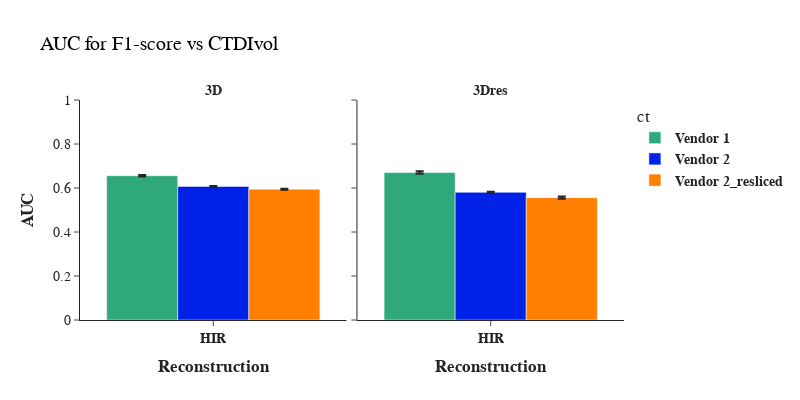

The cell this chart's notebook holds for it:
### Code cell
aucs_df_mean_plot = aucs_df_mean[aucs_df_mean["reco+kernel"].isin([ "HIR"]) ]
aucs_df_mean_plot = aucs_df_mean_plot[aucs_df_mean_plot["network"].isin(["<b>3D", "<b>3Dres"])]
aucs_df_mean_plot = aucs_df_mean_plot[aucs_df_mean_plot["ct"].isin(["<b>Vendor 1", "<b>Vendor 2", "<b>Vendor 2_resliced"])]

fig = px.bar(aucs_df_mean_plot, x="reco+kernel", y="AUC_mean", error_y="AUC_std", color="ct", 
       title="AUC for F1-score vs CTDIvol", template="simple_white", range_y=[0,1], facet_col="network",
       category_orders={"reco+kernel": ["FBP", "HIR", "MBIR", "DLR"],
                        "ct": ["<b>Vendor 1", "<b>Vendor 2"],
                        "network": ["<b>3D", "<b>3Dres"]}, barmode="group",
                        color_discrete_sequence=["#2FA97C", "#0021E8", "#FF7F00", "darkred"],)


fig.update_xaxes(title_text="<b>Reconstruction", row=1) 
fig.update_yaxes(title_text="<b>AUC", col=1)
fig.update_xaxes(tickprefix="<b>",ticksuffix ="</b>")
fig.for_each_annotation(lambda a: a.update(text=a.text.split("=")[1]))

fig.update_layout(
       font_family="Arial",
       font_size=14,
       title_font_family="Arial",
       title_font_color="black",
       height=400,
       width=800
       
       )
fig.show()
fig.write_image(os.path.join(output_dir, f"lesion_seg_f1_score_auc_dicethreshold_{dice_detection_threshold}_vendors.png"), width=800, height=400)

### Figure 1 — Plotly figure (JSON) as saved in the notebook; plotly's stock layout.template omitted (floating-point values rounded to 4 significant figures)
{"data": [{"alignmentgroup": "True", "error_y": {"array": [0.003099]}, "hovertemplate": "ct=<b>Vendor 1<br>network=<b>3D<br>reco+kernel=%{x}<br>AUC_mean=%{y}<extra></extra>", "legendgroup": "<b>Vendor 1", "marker": {"color": "#2FA97C", "pattern": {"shape": ""}}, "name": "<b>Vendor 1", "offsetgroup": "<b>Vendor 1", "orientation": "v", "showlegend": true, "textposition": "auto", "type": "bar", "x": ["HIR"], "xaxis": "x", "y": [0.6558], "yaxis": "y"}, {"alignmentgroup": "True", "error_y": {"array": [0.005698]}, "hovertemplate": "ct=<b>Vendor 1<br>network=<b>3Dres<br>reco+kernel=%{x}<br>AUC_mean=%{y}<extra></extra>", "legendgroup": "<b>Vendor 1", "marker": {"color": "#2FA97C", "pattern": {"shape": ""}}, "name": "<b>Vendor 1", "offsetgroup": "<b>Vendor 1", "orientation": "v", "showlegend": false, "textposition": "auto", "type": "bar", "x": ["HIR"], "xaxis": "x2", "y": [0.6699], "yaxis": "y2"}, {"alignmentgroup": "True", "error_y": {"array": [0.001386]}, "hovertemplate": "ct=<b>Vendor 2<br>network=<b>3D<br>reco+kernel=%{x}<br>AUC_mean=%{y}<extra></extra>", "legendgroup": "<b>Vendor 2", "marker": {"color": "#0021E8", "pattern": {"shape": ""}}, "name": "<b>Vendor 2", "offsetgroup": "<b>Vendor 2", "orientation": "v", "showlegend": true, "textposition": "auto", "type": "bar", "x": ["HIR"], "xaxis": "x", "y": [0.6074], "yaxis": "y"}, {"alignmentgroup": "True", "error_y": {"array": [0.002932]}, "hovertemplate": "ct=<b>Vendor 2<br>network=<b>3Dres<br>reco+kernel=%{x}<br>AUC_mean=%{y}<extra></extra>", "legendgroup": "<b>Vendor 2", "marker": {"color": "#0021E8", "pattern": {"shape": ""}}, "name": "<b>Vendor 2", "offsetgroup": "<b>Vendor 2", "orientation": "v", "showlegend": false, "textposition": "auto", "type": "bar", "x": ["HIR"], "xaxis": "x2", "y": [0.5803], "yaxis": "y2"}, {"alignmentgroup": "True", "error_y": {"array": [0.002244]}, "hovertemplate": "ct=<b>Vendor 2_resliced<br>network=<b>3D<br>reco+kernel=%{x}<br>AUC_mean=%{y}<extra></extra>", "legendgroup": "<b>Vendor 2_resliced", "marker": {"color": "#FF7F00", "pattern": {"shape": ""}}, "name": "<b>Vendor 2_resliced", "offsetgroup": "<b>Vendor 2_resliced", "orientation": "v", "showlegend": true, "textposition": "auto", "type": "bar", "x": ["HIR"], "xaxis": "x", "y": [0.5947], "yaxis": "y"}, {"alignmentgroup": "True", "error_y": {"array": [0.004749]}, "hovertemplate": "ct=<b>Vendor 2_resliced<br>network=<b>3Dres<br>reco+kernel=%{x}<br>AUC_mean=%{y}<extra></extra>", "legendgroup": "<b>Vendor 2_resliced", "marker": {"color": "#FF7F00", "pattern": {"shape": ""}}, "name": "<b>Vendor 2_resliced", "offsetgroup": "<b>Vendor 2_resliced", "orientation": "v", "showlegend": false, "textposition": "auto", "type": "bar", "x": ["HIR"], "xaxis": "x2", "y": [0.5562], "yaxis": "y2"}], "layout": {"annotations": [{"font": {}, "showarrow": false, "text": "<b>3D", "x": 0.245, "xanchor": "center", "xref": "paper", "y": 1, "yanchor": "bottom", "yref": "paper"}, {"font": {}, "showarrow": false, "text": "<b>3Dres", "x": 0.755, "xanchor": "center", "xref": "paper", "y": 1, "yanchor": "bottom", "yref": "paper"}], "barmode": "group", "font": {"family": "Arial", "size": 14}, "height": 400, "legend": {"title": {"text": "ct"}, "tracegroupgap": 0}, "title": {"font": {"color": "black", "family": "Arial"}, "text": "AUC for F1-score vs CTDIvol"}, "width": 800, "xaxis": {"anchor": "y", "categoryarray": ["FBP", "HIR", "MBIR", "DLR"], "categoryorder": "array", "domain": [0, 0.49], "tickprefix": "<b>", "ticksuffix": "</b>", "title": {"text": "<b>Reconstruction"}}, "xaxis2": {"anchor": "y2", "categoryarray": ["FBP", "HIR", "MBIR", "DLR"], "categoryorder": "array", "domain": [0.51, 1], "matches": "x", "tickprefix": "<b>", "ticksuffix": "</b>", "title": {"text": "<b>Reconstruction"}}, "yaxis": {"anchor": "x", "domain": [0, 1], "range": [0, 1], "title": {"text": "<b>AUC"}}, "yaxis2": {"anchor": "x2", "domain": [0, 1], "matches": "y", "showticklabels": false}}}
